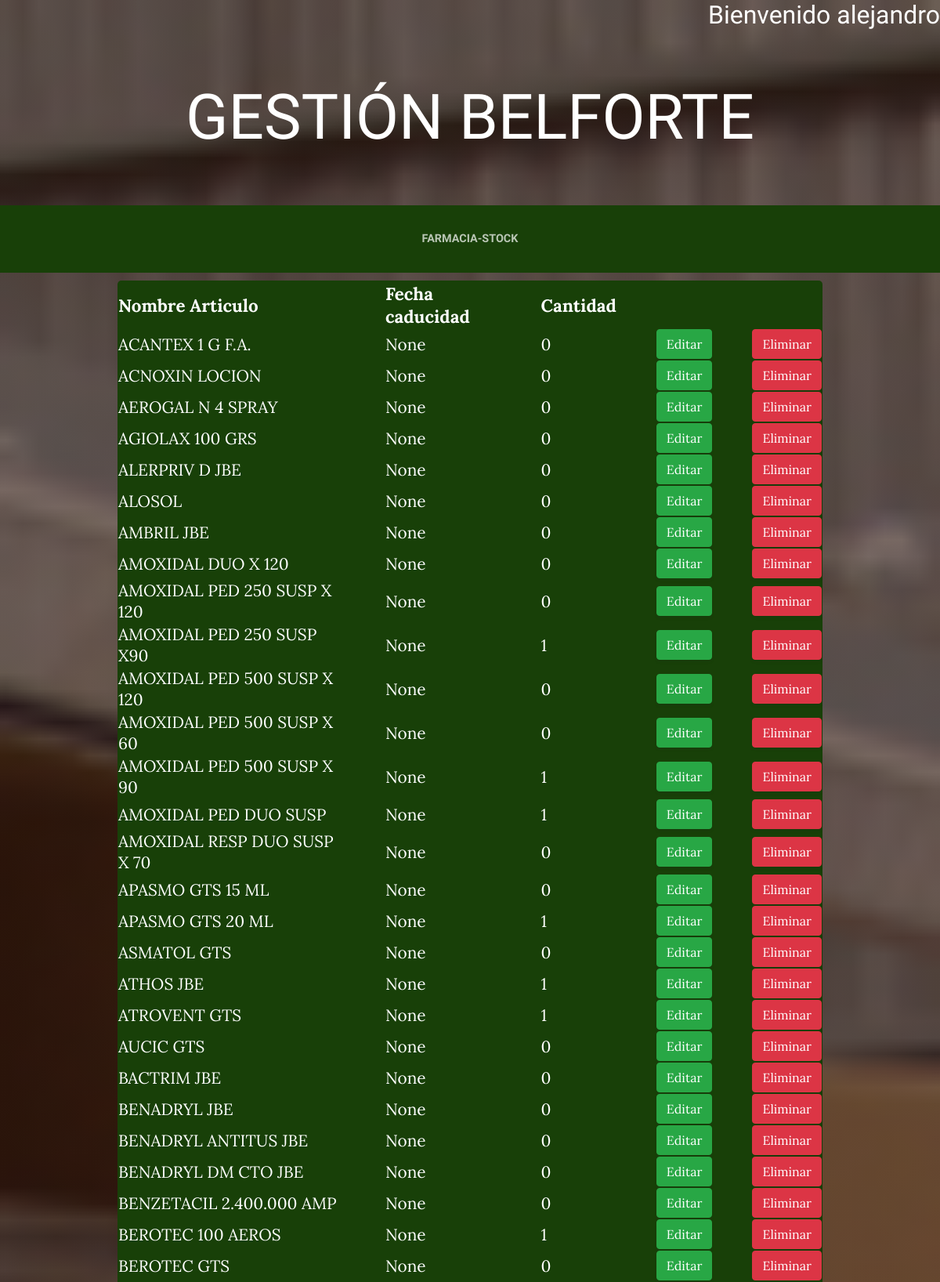
Screenshot of /stock/liquidos/ (signed in, upper part) with the database file from the repository.
### stock/models.py (models this page shows, shortened)
class ArticuloFarmaciaLiquido(models.Model):
    nombreArticulo=models.CharField(max_length=75)
    cantidad=models.IntegerField(null=True, blank=True)
    fecharda=models.DateField(null=True, blank=True)
    created=models.DateTimeField(auto_now_add=True, null=True, blank=True)
    updated=models.DateTimeField(auto_now_add=True, null=True, blank=True)
    class Meta:
        verbose_name='ArticuloFarmaciaLiquido'
        verbose_name_plural='ArticulosFarmaciaLiquido'

### stock/views.py (the view)
# urls.py: path('liquidos/', views.farmaciaLiquido, name="FarmaciaLiquido"),
def farmaciaLiquido(request):
    if request.user.username == "alejandro":
        articulosLiq=ArticuloFarmaciaLiquido.objects.order_by("nombreArticulo")
        fechaActualLiq=datetime.date.today()
        return render(request, 'stock/stockLiquido.html', {"articulos" : articulosLiq,  "fecha" : fechaActualLiq})
    else:
        return redirect("/login/login")

### stock/templates/stock/stockLiquido.html (shortened to what this page needs)
{% extends "ProyectoWebApp/base.html" %}
{% load static %}
{% block content %}
{% if user.username == "alejandro" %}
<div class="contenedorFormularioFarma">
<table style="color:white;" >
    <tr style="font-size: 1.4em;">
      <th>Nombre Articulo</th>
      <th style="padding-left: 50px;">Fecha caducidad</th>
      <th style="padding-left: 50px;">Cantidad</th>
    </tr>
    {% for articulo in articulos %}
    <tr style="font-size: 1.3em;">
      <td>{{articulo.nombreArticulo}}</td>
      <td style="padding-left: 50px;">{{articulo.fecharda}}</td>
      <td style="padding-left: 50px;">{{articulo.cantidad}}</td>
      <td style="padding-left: 50px;"><a class="btn btn-success" href='{% url "stock:EditLiquido" articulo.id  %}'> Editar</a></td>
      <td style="padding-left: 50px;"><a class="btn btn-danger" href='{% url "stock:DeleteLiquido" articulo.id  %}'>Eliminar</a></td>
    </tr>
    {% endfor %}
  </table>
</div>
{% endif %}
{% endblock %}

### ProyectoWebApp/templates/ProyectoWebApp/base.html (shortened to what this page needs)
<html>
<head>
{% load static %}
    <link href="{% static 'ProyectoWebApp/vendor/bootstrap/css/bootstrap.min.css' %}" rel="stylesheet">
    <link href="{% static 'ProyectoWebApp/css/gestion.css' %}" rel="stylesheet">
</head>
<body>
    {% if user.username != "" %}
    <h2 class='text-right text-white'>Bienvenido {{ user.username}}</h2>
    {% endif %}
    <h1 class="site-heading text-center text-white d-none d-lg-block">
        <span class="site-heading-lower">Gestión Belforte</span>
      </h1>
 <nav class="navbar navbar-expand-lg navbar-dark py-lg-4" id="mainNav">
    <div class="container">
      <div class="collapse navbar-collapse" id="navbarResponsive">
        <ul class="navbar-nav mx-auto">
         {% if user.username == "alejandro" %}
          <li class="nav-item {% if request.path == '/stock/' %} active {% endif %} px-lg-4">
            <a class="nav-link text-uppercase text-expanded" href="/stock">Farmacia-Stock</a>
          </li>
          {% endif %}
        </ul>
      </div>
    </div>
  </nav>
    {% block content %}
    {% endblock  %}
</body>
</html>

### ProyectoWebApp/static/ProyectoWebApp/css/gestion.css (style rules this page uses)
body { font-family: 'Lora'; background: linear-gradient(rgba(47, 23, 15, 0.65), rgba(47, 23, 15, 0.65)), url("../img/bg_main.jpg"); background-attachment: fixed; background-position: center; background-size: cover; }
h1, h2, h3, h4, h5, h6 { font-family: 'Raleway'; }
.site-heading { margin-top: 5rem; margin-bottom: 5rem; text-transform: uppercase; line-height: 1; font-family: 'Raleway'; }
.site-heading .site-heading-lower { font-size: 5rem; font-weight: 100; line-height: 4rem; }
#mainNav { background-color: rgba(24, 64, 8); font-family: 'Raleway'; }
#mainNav .navbar-nav .nav-item .nav-link { color: rgba(255, 255, 255, 0.7); font-weight: 800; }
@media (min-width: 992px) { #mainNav .navbar-nav .nav-item .nav-link { font-size: 0.9rem; } }
.btn { box-shadow: 0px 3px 3px 0px rgba(33, 37, 41, 0.1); }
.contenedorFormularioFarma { background-color: rgba(24,64,8); width:75%; margin:10px auto; border-radius: 5px; padding: 1px 0px; }

### rows the page displays
ArticuloFarmaciaLiquido: nombreArticulo "ACANTEX 1 G F.A.", fecharda "None", cantidad "0"
ArticuloFarmaciaLiquido: nombreArticulo "ACNOXIN LOCION", fecharda "None", cantidad "0"
ArticuloFarmaciaLiquido: nombreArticulo "AEROGAL N 4 SPRAY", fecharda "None", cantidad "0"
ArticuloFarmaciaLiquido: nombreArticulo "AGIOLAX 100 GRS", fecharda "None", cantidad "0"
ArticuloFarmaciaLiquido: nombreArticulo "ALERPRIV D JBE", fecharda "None", cantidad "0"
ArticuloFarmaciaLiquido: nombreArticulo "ALOSOL", fecharda "None", cantidad "0"
ArticuloFarmaciaLiquido: nombreArticulo "AMBRIL JBE", fecharda "None", cantidad "0"
ArticuloFarmaciaLiquido: nombreArticulo "AMOXIDAL DUO X 120", fecharda "None", cantidad "0"
ArticuloFarmaciaLiquido: nombreArticulo "AMOXIDAL PED 250 SUSP X 120", fecharda "None", cantidad "0"
ArticuloFarmaciaLiquido: nombreArticulo "AMOXIDAL PED 250 SUSP X90", fecharda "None", cantidad "1"
ArticuloFarmaciaLiquido: nombreArticulo "AMOXIDAL PED 500 SUSP X 120", fecharda "None", cantidad "0"
ArticuloFarmaciaLiquido: nombreArticulo "AMOXIDAL PED 500 SUSP X 60", fecharda "None", cantidad "0"
ArticuloFarmaciaLiquido: nombreArticulo "AMOXIDAL PED 500 SUSP X 90", fecharda "None", cantidad "1"
ArticuloFarmaciaLiquido: nombreArticulo "AMOXIDAL PED DUO SUSP", fecharda "None", cantidad "1"
ArticuloFarmaciaLiquido: nombreArticulo "AMOXIDAL RESP DUO SUSP X 70", fecharda "None", cantidad "0"
ArticuloFarmaciaLiquido: nombreArticulo "APASMO GTS 15 ML", fecharda "None", cantidad "0"
ArticuloFarmaciaLiquido: nombreArticulo "APASMO GTS 20 ML", fecharda "None", cantidad "1"
ArticuloFarmaciaLiquido: nombreArticulo "ASMATOL GTS", fecharda "None", cantidad "0"
ArticuloFarmaciaLiquido: nombreArticulo "ATHOS JBE", fecharda "None", cantidad "1"
ArticuloFarmaciaLiquido: nombreArticulo "ATROVENT GTS", fecharda "None", cantidad "1"
ArticuloFarmaciaLiquido: nombreArticulo "AUCIC GTS", fecharda "None", cantidad "0"
ArticuloFarmaciaLiquido: nombreArticulo "BACTRIM JBE", fecharda "None", cantidad "0"
ArticuloFarmaciaLiquido: nombreArticulo "BENADRYL JBE", fecharda "None", cantidad "0"
ArticuloFarmaciaLiquido: nombreArticulo "BENADRYL ANTITUS JBE", fecharda "None", cantidad "0"
ArticuloFarmaciaLiquido: nombreArticulo "BENADRYL DM CTO JBE", fecharda "None", cantidad "0"
ArticuloFarmaciaLiquido: nombreArticulo "BENZETACIL 2.400.000 AMP", fecharda "None", cantidad "0"
ArticuloFarmaciaLiquido: nombreArticulo "BEROTEC 100 AEROS", fecharda "None", cantidad "1"
ArticuloFarmaciaLiquido: nombreArticulo "BEROTEC GTS", fecharda "None", cantidad "0"

### other values shown
{{ user.username }} "alejandro"
